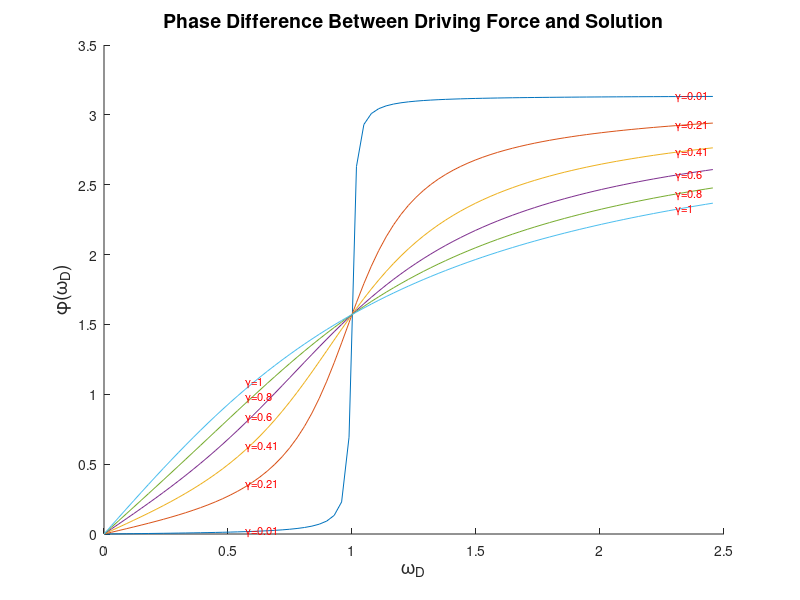

Write MATLAB code to recreate this figure.
%drive_phase.m
%plots the phase difference between the driving force and
%the solution for a driven HO
clear;
m=0.5;                                %mass
k=0.5;                                %spring constant
wo=sqrt(k/m);                         %SHO natural frequency
wmin=0.0;                             %minimum frequency
n=2.5;                                %used to increase wmax and NPTS
wmax=n*wo;                            %maximum frequency in terms of wo
NPTS=n*33+1;                          %w points
wstep=(wmax-wmin)/NPTS;               %w step size
hold on                               %get ready to superimpose plots
cmin=0.01;                            %minimum value of c
cmax=1;                               %maximum value of c
cstep=(cmax-cmin)/5;                  %c step size
for c=cmin:cstep:cmax,                %loop over the drag coefficient
 gam=c/2/m;                           %gamma
 for i=1:NPTS
   w(i)=wmin+(i-1)*wstep;
   den=wo^2-w(i)^2;
     if(w(i)<=wo)
       ph(i)=atan(2*gam*w(i)/den);    %The phase difference    
     else
       ph(i)=pi+atan(2*gam*w(i)/den); %shift by pi needed if w>wo
     end
 end
 plot(w,ph);        %plot phi
                    %num2str(c,p) converts c to a string with p digits
                    %cat(2,'a','b') concatenates a and b
 str=cat(2,'\gamma=',num2str(gam,2));
 text(w(20),ph(20)*(1+0.05),str,'FontSize',8,'Color','red');
 text(w(78),ph(78),str,'FontSize',8,'Color','red');
end
title('Phase Difference Between Driving Force and Solution','FontSize',14)
ylabel('\phi(\omega_D)','FontSize',14);
xlabel('\omega_D','FontSize',14);
